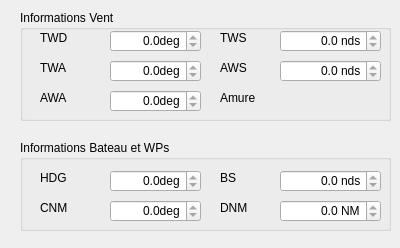
<?xml version="1.0" encoding="UTF-8"?>
<ui version="4.0">
 <class>routeInfo</class>
 <widget class="QDialog" name="routeInfo">
  <property name="geometry">
   <rect>
    <x>0</x>
    <y>0</y>
    <width>400</width>
    <height>248</height>
   </rect>
  </property>
  <property name="windowTitle">
   <string>Dialog</string>
  </property>
  <widget class="QGroupBox" name="groupBox">
   <property name="geometry">
    <rect>
     <x>20</x>
     <y>10</y>
     <width>371</width>
     <height>111</height>
    </rect>
   </property>
   <property name="title">
    <string>Informations Vent</string>
   </property>
   <widget class="QLabel" name="lTWD">
    <property name="geometry">
     <rect>
      <x>20</x>
      <y>20</y>
      <width>41</width>
      <height>16</height>
     </rect>
    </property>
    <property name="text">
     <string>TWD</string>
    </property>
   </widget>
   <widget class="QLabel" name="lTWS">
    <property name="geometry">
     <rect>
      <x>200</x>
      <y>20</y>
      <width>41</width>
      <height>16</height>
     </rect>
    </property>
    <property name="text">
     <string>TWS</string>
    </property>
   </widget>
   <widget class="QLabel" name="lTWA">
    <property name="geometry">
     <rect>
      <x>20</x>
      <y>50</y>
      <width>41</width>
      <height>16</height>
     </rect>
    </property>
    <property name="text">
     <string>TWA</string>
    </property>
   </widget>
   <widget class="QLabel" name="lAWS">
    <property name="geometry">
     <rect>
      <x>200</x>
      <y>50</y>
      <width>41</width>
      <height>16</height>
     </rect>
    </property>
    <property name="text">
     <string>AWS</string>
    </property>
   </widget>
   <widget class="QLabel" name="lAWA">
    <property name="geometry">
     <rect>
      <x>20</x>
      <y>80</y>
      <width>41</width>
      <height>16</height>
     </rect>
    </property>
    <property name="text">
     <string>AWA</string>
    </property>
   </widget>
   <widget class="QLabel" name="amure">
    <property name="geometry">
     <rect>
      <x>200</x>
      <y>80</y>
      <width>161</width>
      <height>16</height>
     </rect>
    </property>
    <property name="text">
     <string>Amure</string>
    </property>
   </widget>
   <widget class="QDoubleSpinBox" name="TWD">
    <property name="geometry">
     <rect>
      <x>90</x>
      <y>20</y>
      <width>91</width>
      <height>22</height>
     </rect>
    </property>
    <property name="alignment">
     <set>Qt::AlignRight|Qt::AlignTrailing|Qt::AlignVCenter</set>
    </property>
    <property name="readOnly">
     <bool>true</bool>
    </property>
    <property name="suffix">
     <string>deg</string>
    </property>
    <property name="decimals">
     <number>1</number>
    </property>
    <property name="maximum">
     <double>500.000000000000000</double>
    </property>
   </widget>
   <widget class="QDoubleSpinBox" name="TWA">
    <property name="geometry">
     <rect>
      <x>90</x>
      <y>50</y>
      <width>91</width>
      <height>22</height>
     </rect>
    </property>
    <property name="alignment">
     <set>Qt::AlignRight|Qt::AlignTrailing|Qt::AlignVCenter</set>
    </property>
    <property name="readOnly">
     <bool>true</bool>
    </property>
    <property name="suffix">
     <string>deg</string>
    </property>
    <property name="decimals">
     <number>1</number>
    </property>
    <property name="maximum">
     <double>500.000000000000000</double>
    </property>
   </widget>
   <widget class="QDoubleSpinBox" name="AWA">
    <property name="geometry">
     <rect>
      <x>90</x>
      <y>80</y>
      <width>91</width>
      <height>22</height>
     </rect>
    </property>
    <property name="alignment">
     <set>Qt::AlignRight|Qt::AlignTrailing|Qt::AlignVCenter</set>
    </property>
    <property name="readOnly">
     <bool>true</bool>
    </property>
    <property name="suffix">
     <string>deg</string>
    </property>
    <property name="decimals">
     <number>1</number>
    </property>
   </widget>
   <widget class="QDoubleSpinBox" name="TWS">
    <property name="geometry">
     <rect>
      <x>260</x>
      <y>20</y>
      <width>101</width>
      <height>22</height>
     </rect>
    </property>
    <property name="alignment">
     <set>Qt::AlignRight|Qt::AlignTrailing|Qt::AlignVCenter</set>
    </property>
    <property name="readOnly">
     <bool>true</bool>
    </property>
    <property name="suffix">
     <string> nds</string>
    </property>
    <property name="decimals">
     <number>1</number>
    </property>
   </widget>
   <widget class="QDoubleSpinBox" name="AWS">
    <property name="geometry">
     <rect>
      <x>260</x>
      <y>50</y>
      <width>101</width>
      <height>22</height>
     </rect>
    </property>
    <property name="alignment">
     <set>Qt::AlignRight|Qt::AlignTrailing|Qt::AlignVCenter</set>
    </property>
    <property name="readOnly">
     <bool>true</bool>
    </property>
    <property name="suffix">
     <string> nds</string>
    </property>
    <property name="decimals">
     <number>1</number>
    </property>
   </widget>
  </widget>
  <widget class="QGroupBox" name="groupBox_2">
   <property name="geometry">
    <rect>
     <x>20</x>
     <y>140</y>
     <width>371</width>
     <height>91</height>
    </rect>
   </property>
   <property name="title">
    <string>Informations Bateau et WPs</string>
   </property>
   <widget class="QLabel" name="lTWA_2">
    <property name="geometry">
     <rect>
      <x>200</x>
      <y>30</y>
      <width>41</width>
      <height>16</height>
     </rect>
    </property>
    <property name="text">
     <string>BS</string>
    </property>
   </widget>
   <widget class="QLabel" name="lTWA_3">
    <property name="geometry">
     <rect>
      <x>20</x>
      <y>30</y>
      <width>41</width>
      <height>16</height>
     </rect>
    </property>
    <property name="text">
     <string>HDG</string>
    </property>
   </widget>
   <widget class="QLabel" name="lTWA_4">
    <property name="geometry">
     <rect>
      <x>20</x>
      <y>60</y>
      <width>41</width>
      <height>16</height>
     </rect>
    </property>
    <property name="text">
     <string>CNM</string>
    </property>
   </widget>
   <widget class="QLabel" name="lTWA_5">
    <property name="geometry">
     <rect>
      <x>200</x>
      <y>60</y>
      <width>41</width>
      <height>16</height>
     </rect>
    </property>
    <property name="text">
     <string>DNM</string>
    </property>
   </widget>
   <widget class="QDoubleSpinBox" name="BS">
    <property name="geometry">
     <rect>
      <x>260</x>
      <y>30</y>
      <width>101</width>
      <height>22</height>
     </rect>
    </property>
    <property name="alignment">
     <set>Qt::AlignRight|Qt::AlignTrailing|Qt::AlignVCenter</set>
    </property>
    <property name="readOnly">
     <bool>true</bool>
    </property>
    <property name="suffix">
     <string> nds</string>
    </property>
    <property name="decimals">
     <number>1</number>
    </property>
   </widget>
   <widget class="QDoubleSpinBox" name="DNM">
    <property name="geometry">
     <rect>
      <x>260</x>
      <y>60</y>
      <width>101</width>
      <height>22</height>
     </rect>
    </property>
    <property name="alignment">
     <set>Qt::AlignRight|Qt::AlignTrailing|Qt::AlignVCenter</set>
    </property>
    <property name="readOnly">
     <bool>true</bool>
    </property>
    <property name="suffix">
     <string> NM</string>
    </property>
    <property name="decimals">
     <number>1</number>
    </property>
    <property name="maximum">
     <double>10000.000000000000000</double>
    </property>
   </widget>
   <widget class="QDoubleSpinBox" name="HDG">
    <property name="geometry">
     <rect>
      <x>90</x>
      <y>30</y>
      <width>91</width>
      <height>22</height>
     </rect>
    </property>
    <property name="alignment">
     <set>Qt::AlignRight|Qt::AlignTrailing|Qt::AlignVCenter</set>
    </property>
    <property name="readOnly">
     <bool>true</bool>
    </property>
    <property name="suffix">
     <string>deg</string>
    </property>
    <property name="decimals">
     <number>1</number>
    </property>
    <property name="maximum">
     <double>500.000000000000000</double>
    </property>
   </widget>
   <widget class="QDoubleSpinBox" name="CNM">
    <property name="geometry">
     <rect>
      <x>90</x>
      <y>60</y>
      <width>91</width>
      <height>22</height>
     </rect>
    </property>
    <property name="alignment">
     <set>Qt::AlignRight|Qt::AlignTrailing|Qt::AlignVCenter</set>
    </property>
    <property name="readOnly">
     <bool>true</bool>
    </property>
    <property name="suffix">
     <string>deg</string>
    </property>
    <property name="decimals">
     <number>1</number>
    </property>
    <property name="maximum">
     <double>500.000000000000000</double>
    </property>
   </widget>
  </widget>
 </widget>
 <resources/>
 <connections/>
</ui>
